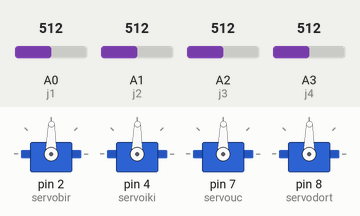
This sketch was run on a simulated Arduino Uno, built with avr-gcc and run on an emulated ATmega328P. Parts: 4 × servo. The test bench sets the inputs (shaded band); at power-on: A0 (j1) = 512, A1 (j2) = 512, A2 (j3) = 512, A3 (j4) = 512.

Above: at 1.2 s.
1.3 s: A0 (j1) set to 716
At 1.6 s:
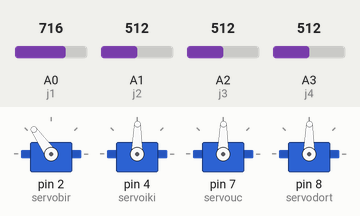
2.8 s: A1 (j2) set to 716
At 3.9 s:
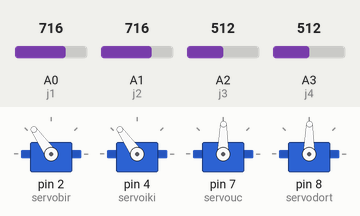
4.3 s: A2 (j3) set to 716
At 5.1 s:
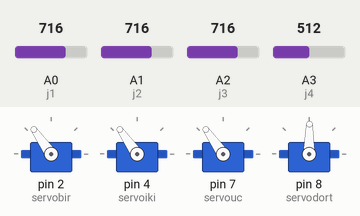
5.8 s: A3 (j4) set to 716
At 6.2 s:
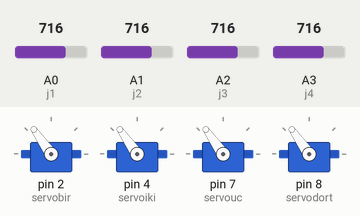
7.3 s: A0 (j1) set to 992
At 8.5 s:
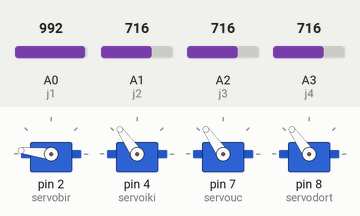
8.8 s: A1 (j2) set to 992
At 9.7 s:
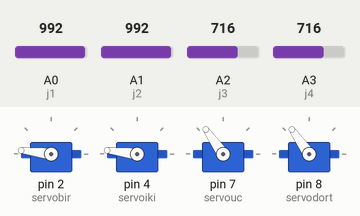
Timing chart, 0 to 11.3 s (numbered marks = the images above; inputs shaded):
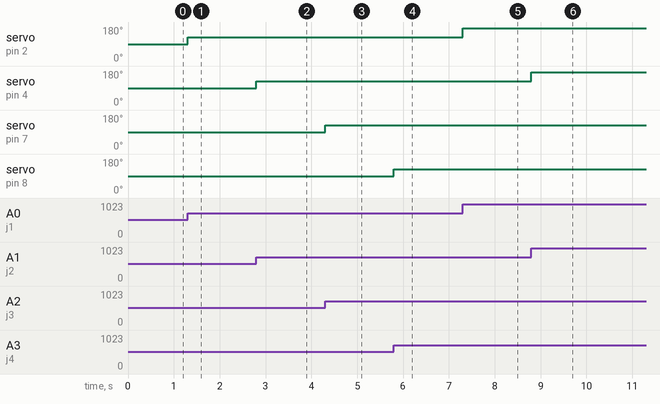

Measured:
- after the input at 1.3 s, servo on pin 2 (servobir): 89° → 125° at once
- after the input at 2.8 s, servo on pin 4 (servoiki): 89° → 125° at once
- after the input at 4.3 s, servo on pin 7 (servouc): 89° → 125° at once
- after the input at 5.8 s, servo on pin 8 (servodort): 89° → 125° at once
- after the input at 7.3 s, servo on pin 2 (servobir): 125° → 173° at once
- after the input at 8.8 s, servo on pin 4 (servoiki): 125° → 173° at once

The sketch:

robotkol.ino
```cpp
/*BAĞLANTILAR ŞU ŞEKİLDE
Servolar 2, 3, 4, 5 dijital pinlerine bağlanacak.
Joystick'ler 0, 1, 2, 3 analog pinlerine bağlanacak.
*/
#include<Servo.h>

Servo servobir; // her bir servo için nesne oluşturuldu.
Servo servoiki;
Servo servouc;
Servo servodort;

int deger1,deger2,deger3,deger4;

const int j1=0;
const int j2=1;
const int j3=2;
const int j4=3;

void setup()
{
servobir.attach(2);   // Servo motorların bağlantıları atandı.
servoiki.attach(4);
servouc.attach(7);
servodort.attach(8);
}

void loop()
{
deger1=analogRead(j1); // Joysticklerden gelen değerler okutularak servoların kontrolü sağlandı.
deger1=map(deger1,0,1023,0,179);
deger2=analogRead(j2);
deger2=map(deger2,0,1023,0,179);
deger3=analogRead(j3);
deger3=map(deger3,0,1023,0,179);
deger4=analogRead(j4);
deger4=map(deger4,0,1023,0,179);

servobir.write(deger1);
servoiki.write(deger2);
servouc.write(deger3);
servodort.write(deger4);
}
```
